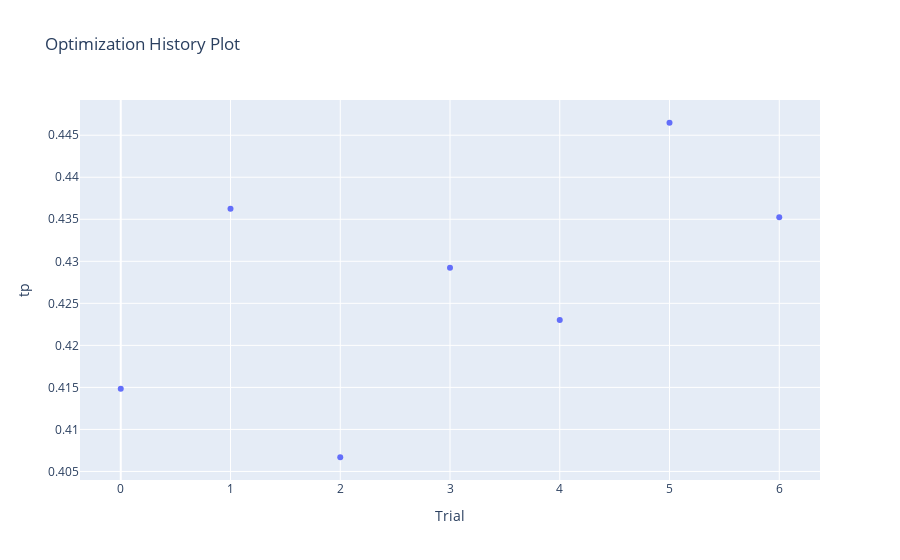

Source (notebook cell):
### Code cell
plot_optimization_history(study, target=lambda t: t.values[1], target_name='tp')

### Figure 1 — Plotly figure (JSON) as saved in the notebook; plotly's stock layout.template omitted (floating-point values rounded to 4 significant figures)
{"data": [{"mode": "markers", "name": "tp", "type": "scatter", "x": [0, 1, 2, 3, 4, 5, 6], "y": [0.4148, 0.4363, 0.4067, 0.4292, 0.423, 0.4465, 0.4352]}], "layout": {"title": {"text": "Optimization History Plot"}, "xaxis": {"title": {"text": "Trial"}}, "yaxis": {"title": {"text": "tp"}}}}
